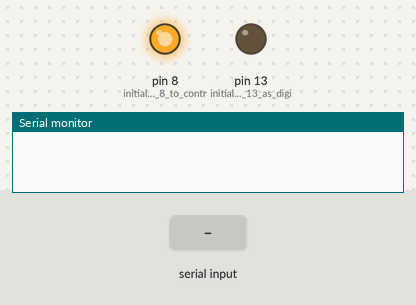
Simulated run of this sketch. Board: Arduino Uno, built with avr-gcc and run on an emulated ATmega328P. On the bench: output pins drawn as LEDs (lit = HIGH), the last lines printed to the serial monitor. Inputs (shaded band) come from the test bench.

Above: at 1.2 s.
1.3 s: "1" received over Serial
At 2.3 s:
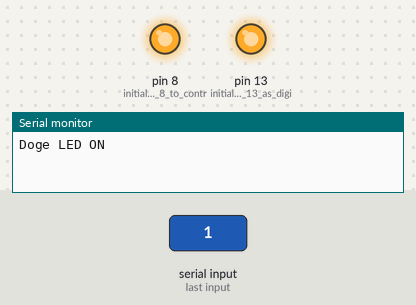
2.8 s: "0" received over Serial
At 3.4 s:
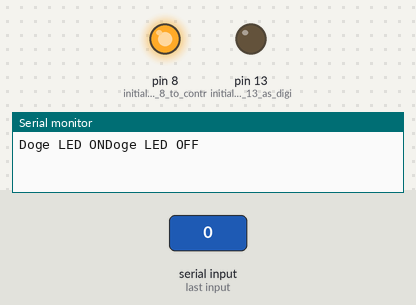
Timing chart, 0 to 5.8 s (numbered marks = the images above; inputs shaded):
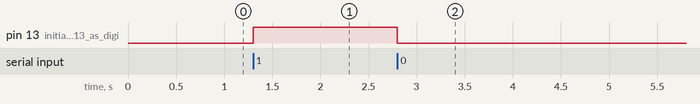

The sketch:

MessageTest.ino
```cpp
/*
  BlinkwithRadio
  Turns on an LED on for one second, then off for one second, repeatedly.
  Turns on the SRF radio and reports LED status.
  This example code is based on Blink, which is in the public domain.
 */

 byte msg;  // the command buffer

void setup() {
  pinMode(13, OUTPUT);   // initialize pin 13 as digital output (LED)
  pinMode(8, OUTPUT);    // initialize pin 8 to control the radio
  digitalWrite(8, HIGH); // select the radio
  Serial.begin(115200);    // start the serial port at 115200 baud (correct for XinoRF and RFu, if using XRF + Arduino you might need 9600)
}
void loop() {

  if (Serial.available()>=1){
    msg = (char)Serial.read();
    if (msg == '0'){
      digitalWrite(13, LOW);
      Serial.print("Doge LED OFF");
    }
    else if (msg == '1'){
      digitalWrite(13, HIGH);
      Serial.print("Doge LED ON");
    }else{
      Serial.print(msg);
    }
  }
}
```

Measured:
- after the input at 1.3 s, pin 13 (initialize_pin_13_as_digi): LOW → HIGH at once
- after the input at 2.8 s, pin 13 (initialize_pin_13_as_digi): HIGH → LOW at once
